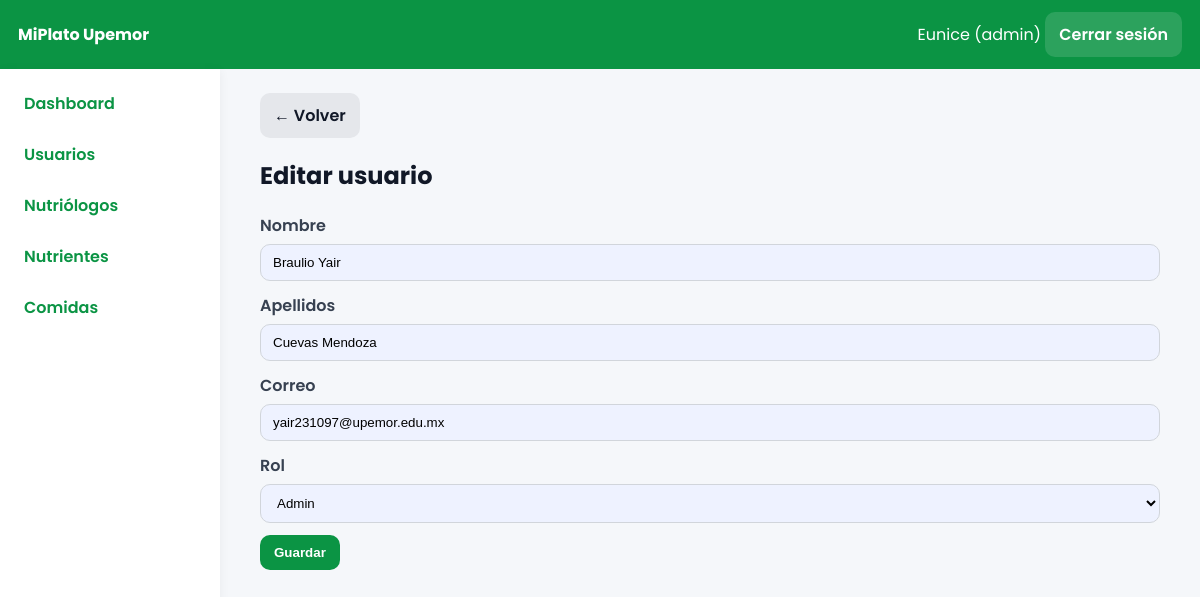
Page /index.php?controller=admin&action=usuarioForm&id=4 (signed in) on the earlier database version.
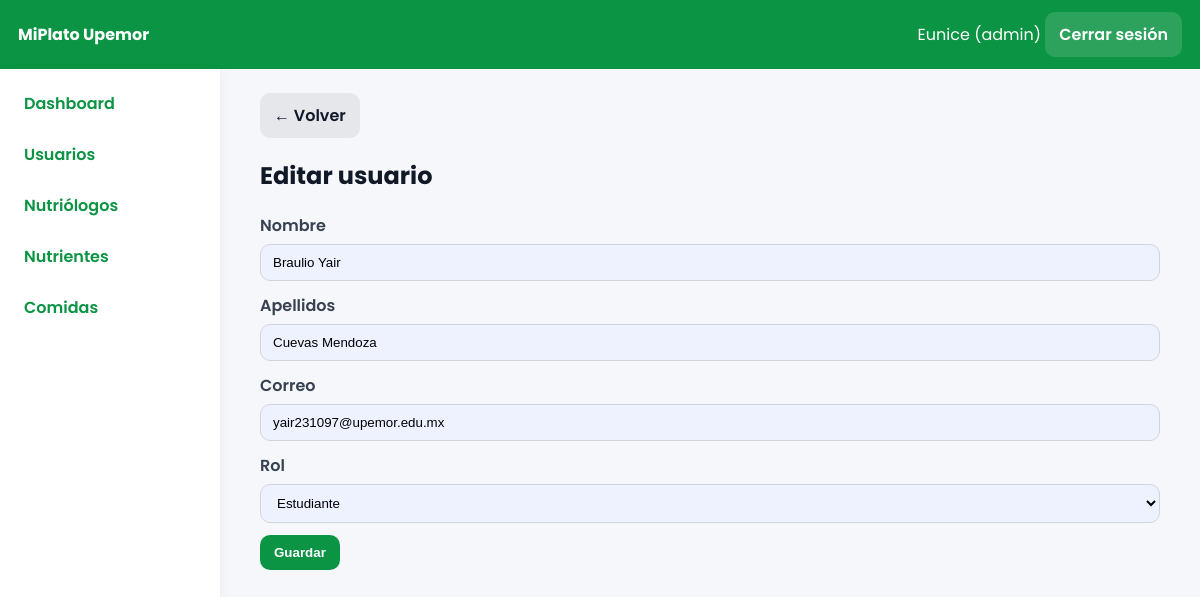
Same page on the later database version.
### tables this page shows
CREATE TABLE `usuarios` (
  `id` int(11) NOT NULL AUTO_INCREMENT,
  `nombre` varchar(100) NOT NULL,
  `apellidos` varchar(120) DEFAULT NULL,
  `correo` varchar(120) NOT NULL,
  `password` varchar(255) NOT NULL,
  `rol` enum('admin','nutriologo','estudiante') NOT NULL DEFAULT 'estudiante',
  `creado_en` timestamp NOT NULL DEFAULT current_timestamp(),
  PRIMARY KEY (`id`),
  UNIQUE KEY `correo` (`correo`)
);

### app/core/Controller.php (called while the page is built, shortened)
<?php
class Controller{
  protected function view($file,$data=[]){
    include __DIR__.'/../views/layout.php';
  }
  protected function partial($file,$data=[]){
    extract($data);
    include __DIR__.'/../views/'.$file.'.php';
  }
}

### app/controllers/AdminController.php (called while the page is built, shortened)
<?php
require_once __DIR__.'/../models/User.php';
class AdminController extends Controller{
public function usuarioForm(){
    $id=$_GET['id']??null;
    $u=$id?(new User())->find($id):null;
    $this->view('admin/usuarios/form',compact('u'));
}
}

### app/core/Router.php (called while the page is built, shortened)
<?php
class Router{
  public static function dispatch(){
    $a=$_GET['action']??'login';
    $o=new $cn();
    $o->$a();
  }
}

### index.php (called while the page is built, shortened)
<?php
require __DIR__.'/app/core/Controller.php';
require __DIR__.'/app/core/Model.php';
require __DIR__.'/app/core/Database.php';
require __DIR__.'/app/core/Router.php';
Router::dispatch();

### app/core/Database.php (called while the page is built)
<?php
class Database{
  private static $c=null;
  public static function getConnection(){
    if(self::$c===null){
      $dsn='mysql:host='.DB_HOST.';dbname='.DB_NAME.';charset=utf8mb4';
      self::$c=new PDO(
        $dsn,
        DB_USER,
        DB_PASS,
        [
          PDO::ATTR_ERRMODE=>PDO::ERRMODE_EXCEPTION,
          PDO::ATTR_DEFAULT_FETCH_MODE=>PDO::FETCH_ASSOC
        ]
      );
    }
    return self::$c;
  }
}

### app/core/Model.php (called while the page is built, shortened)
<?php
class Model{
  function __construct(){
    $this->db=Database::getConnection();
  }
}

### app/models/User.php (called while the page is built, shortened)
<?php
class User extends Model{
  public function find($id){
    $st=$this->db->prepare("SELECT * FROM usuarios WHERE id=?");
    $st->execute([$id]);
    return $st->fetch();
  }
}

### app/views/admin/usuarios/form.php (the view, shortened to what this page needs)
<a class='btn' href='index.php?controller=admin&action=usuarios'>← Volver</a>
<h2><?= isset($u)?'Editar':'Nuevo' ?> usuario</h2>
<form method='POST' action='index.php?controller=admin&action=usuarioSave' autocomplete='off'>
    <label class='form-label'>Nombre</label>
    <input class='form-control' name='nombre' value='<?= $u['nombre'] ?? '' ?>' required>
    <label class='form-label'>Apellidos</label>
    <input class='form-control' name='apellidos' value='<?= $u['apellidos'] ?? '' ?>' required>
    <label class='form-label'>Correo</label>
    <input class='form-control' type='email' name='correo' value='<?= $u['correo'] ?? '' ?>' required autocomplete='off'>
    <label class='form-label'>Rol</label>
    <select class='form-control' name='rol'>
        <option value='admin' <?= (isset($u)&&$u['rol']=='admin')?'selected':'' ?>>
            Admin
        </option>
        <option value='estudiante' <?= (isset($u)&&$u['rol']=='estudiante')?'selected':'' ?>>
            Estudiante
        </option>
    </select>
    <button class='btn primary mt-12' type='submit'>Guardar</button>
</form>

Differences in the rows shown:
changed usuarios "Braulio Yair": rol "Admin" → "Estudiante"
